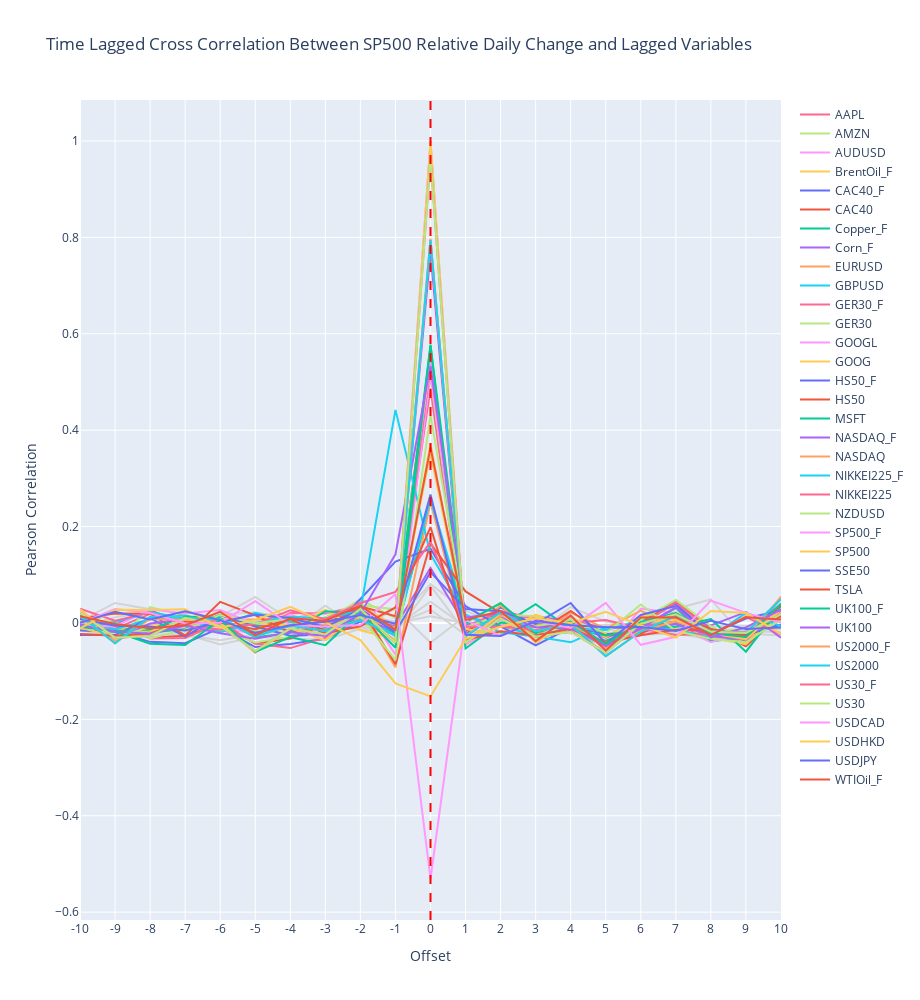
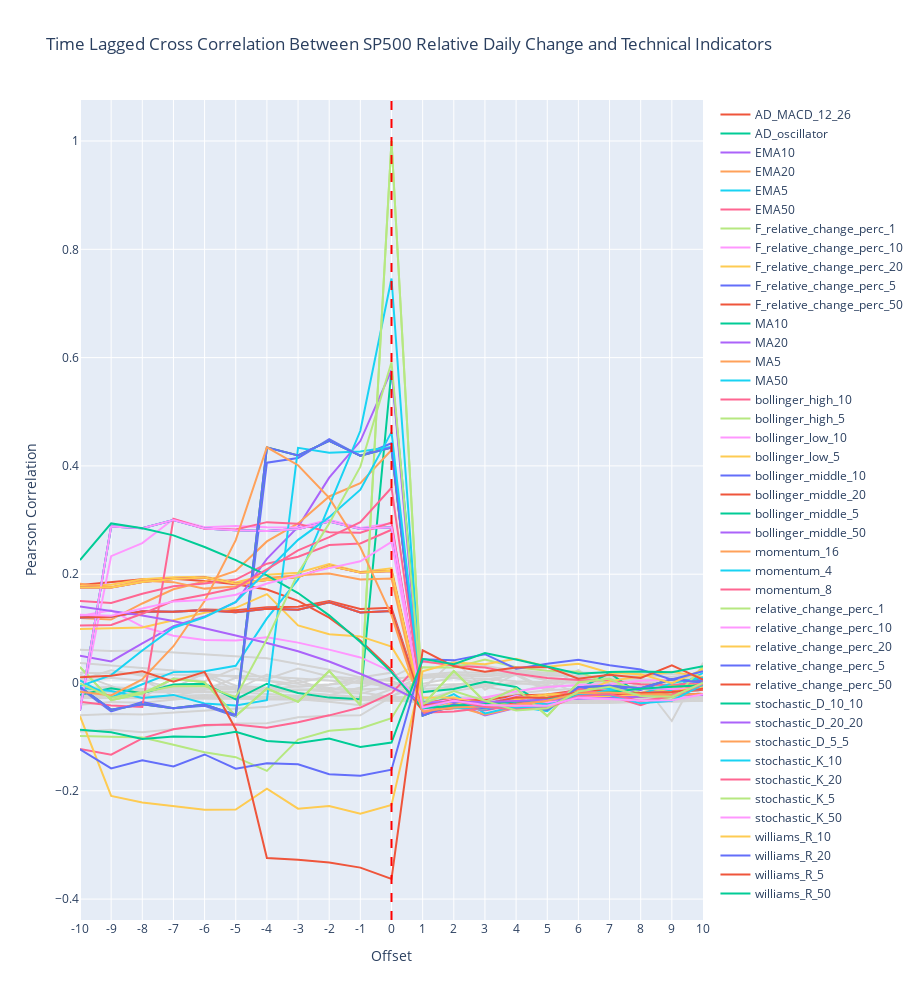

These figures' notebook cell, in order:
### Code cell
# SP500
files = {
    # varname: filename
    "S&P500": "Dataset v3/SP500_combined_data_20220422.csv",
}
for file in files:
    df = retrieve_data(file, files[file])

col_name = "_relative_change_perc_1"
full_col_name = "SP500_relative_change_perc_1"

closes = []
for column in df.columns.tolist():
    if column[-len(col_name):] == col_name:
        closes.append(column)

colored = []
title = 'Time Lagged Cross Correlation Between SP500 Relative Daily Change and Lagged Variables'
filename = 'Plots/Correlation Plot SP500 Relative2.png'
execute_time_lagged_cross_correlation(df, full_col_name, col_name, colored, closes, title, filename, False)

col_name = "SP500_"
full_col_name = "SP500_relative_change_perc_1"

closes = []
for column in df.columns.tolist():
    if column[:len(col_name)] == col_name:
        closes.append(column)

colored = []
title = 'Time Lagged Cross Correlation Between SP500 Relative Daily Change and Technical Indicators'
filename = 'Plots/Correlation Plot SP500 Relative Technical Indicators2.png'
execute_time_lagged_cross_correlation(df, full_col_name, col_name, colored, closes, title, filename, True)

"""

DESCRIPTION FOR CORRELATION IN CLOSES
Positive
    In general, it can be seen that the correlation is highest for lag 0, suggesting co-movements 
        between the different stock prices, but no clear leader-follower relationships. This suggests that there is
        no clear use for adding multiple lags other than t-1 for each additional variable
    The indices are generally highly correlated with the SP500, with the lagged SP500 showing the highest correlation. 
        This is in line with expectations.
    Index futures also show relatively high correlations, especially that of the SP500 futures. The SSE50 and HS50
        futures show the lowest correlations some margin.
    From the index constituents, APPL and FB show the highest correlation and GOOG the lowest.
    
    Forex pairs with base currency that is not USD are positively correlated. USDCHF shows little correlation with the SP500
Negative
    Forex pairs show the largest negative correlation, with NZDUSD showing the lowest correlation of the forex pairs.
    Commodities show an average negative correlation, with gold barely showing any correlation. 
    This is not in line with findings shown in other studies.
    
    For negative correlation in general, it can be seen that lag zero does not necessarily lead to the largest 
        (absolute) correlation. In fact, lag -50 often shows a larger negative correlation. 
        This shows somewhat of a leader-follower relation between the commodities and SP500, where the SP500 leads the 
        commodities. This is in line with findings presented by...
"""
